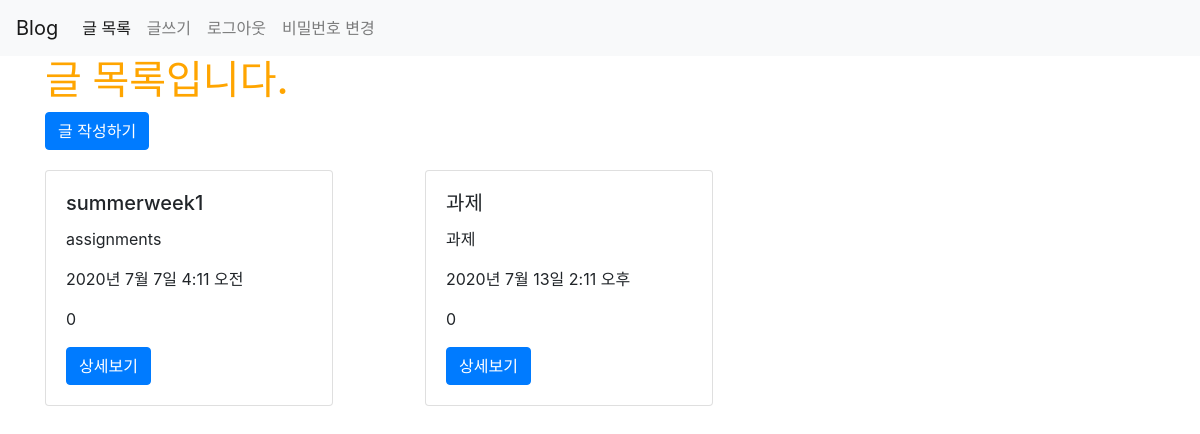
Before: /posts/ (signed in) with the older database file.
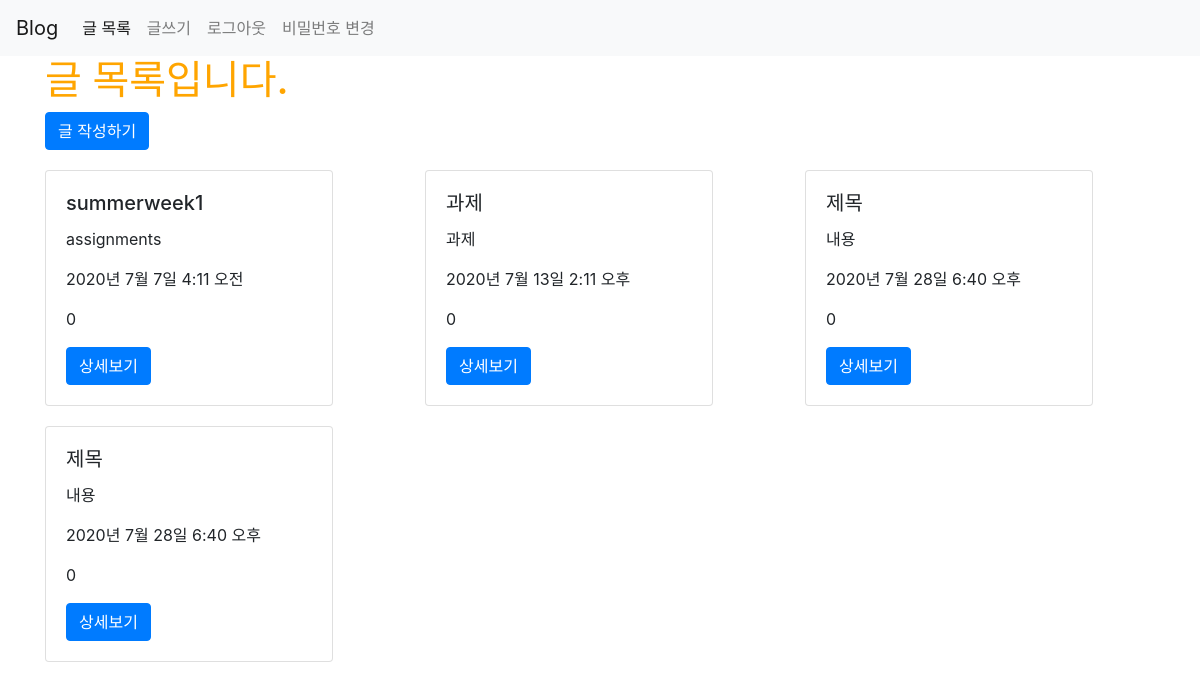
After: the same page with the newer database file.
### posts/models.py (models this page shows)
class Post(models.Model):
    title= models.CharField (max_length=50, null=False)
    content= models.TextField ()
    view_count= models.IntegerField (default=0)
    created_at= models.DateTimeField (auto_now_add= True)
    updated_at= models.DateTimeField (auto_now= True)
    image = models.ImageField(upload_to='images/', null=True)
    user = models.ForeignKey(User, on_delete = models.CASCADE, null=True)

### posts/views.py (the view)
# urls.py: path('', main, name="main"),
def main(request):
    posts=Post.objects.all()
    return render(request, 'posts/main.html', {'posts':posts})

### posts/templates/posts/main.html
{% extends 'base.html' %}
{% load static %}
{% block content %}
{% include 'shared/_navbar.html'%}
{% if user.is_authenticated %}
    <div class="container">
     <h1>글 목록입니다.</h1>
     <a href="{% url 'posts:new' %}" class="btn btn-primary">글 작성하기</a>
     <div class="row">
         {% for post in posts %}
         <div class="col-md-4 col-12">
              <div class="card" style="width: 18rem; margin-top: 20px;">
                   <div class="card-body">
                       <h5 class="card-title">{{ post.title }}</h5>
                        <p class="card-text">{{ post.content }}</p>
                         <p>{{ post.created_at }}</p>
                         <p>{{ post.view_count }}</p>
                          <a href="{% url 'posts:show' post.pk %}" class="btn btn-primary">상세보기</a>
                        </div>
                    </div>
                </div>
                 {% endfor %}
            </div>
         </div>
        {% else %}
            <h3>로그인 후 이용 가능합니다.</h3>
            <a href="{% url 'account_login' %}" class="btn btn-warning"> 로그인</a>
            <a href="{% url 'account_signup' %}" class="btn btn-warning"> 회원가입</a>
        {% endif %}
    {% endblock %}

### week1/templates/base.html (shortened to what this page needs)
{% load static %}
<!doctype html>
<html lang="en">
  <head>
    <link rel="stylesheet" href="https://stackpath.bootstrapcdn.com/bootstrap/4.5.0/css/bootstrap.min.css">
    <link rel="stylesheet" href="{% static 'css/project.css' %}">
  </head>
  <body>
    {%block content %}
    {%endblock%}
  </body>
</html>

### week1/templates/shared/_navbar.html (shortened to what this page needs)
 <nav class="navbar navbar-expand-lg navbar-light bg-light">
      <a class="navbar-brand" href="{% url 'main' %}">Blog</a>
      <div class="collapse navbar-collapse" id="navbarNavAltMarkup">
        <div class="navbar-nav">
          <a class="nav-item nav-link active" href="{% url 'posts:main' %}"> 글 목록 <span class="sr-only">(current)</span></a>
          <a class="nav-item nav-link" href="{% url 'posts:new' %}">글쓰기</a>
        {% if user.is_authenticated %}
        <li class="nav-item">
        <a class="nav-link" href="{% url 'account_logout' %}">로그아웃</a>
        </li>
        <li class="nav-item">
        <a class="nav-link" href="{% url 'account_change_password' %}">비밀번호 변경</a>
        </li>
        {% endif %}
        </div>
        </div>
    </nav>

### week1/static/css/project.css (style rules this page uses)
h1 { color:orange; }

Changed rows visible on the page:
added Post: title "제목", content "내용", created_at "2020년 7월 28일 6:40 오후", view_count "0"
added Post: title "제목", content "내용", created_at "2020년 7월 28일 6:40 오후", view_count "0"
